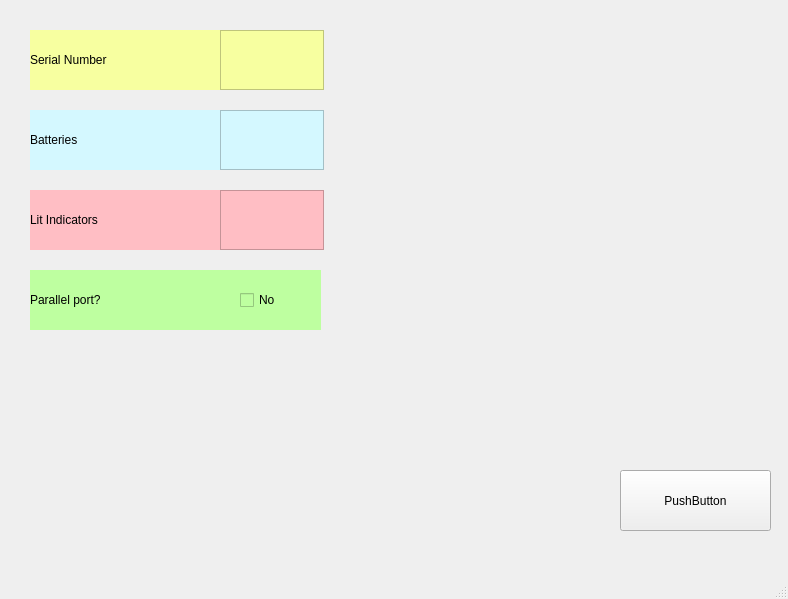
<?xml version="1.0" encoding="UTF-8"?>
<ui version="4.0">
 <class>MainWindow</class>
 <widget class="QMainWindow" name="MainWindow">
  <property name="geometry">
   <rect>
    <x>0</x>
    <y>0</y>
    <width>788</width>
    <height>599</height>
   </rect>
  </property>
  <property name="windowTitle">
   <string>MainWindow</string>
  </property>
  <widget class="QWidget" name="centralwidget">
   <widget class="QLabel" name="serial_lbl">
    <property name="geometry">
     <rect>
      <x>30</x>
      <y>30</y>
      <width>220</width>
      <height>60</height>
     </rect>
    </property>
    <property name="styleSheet">
     <string notr="true">font: 12pt &quot;OCR A Extended&quot;;
background-color: rgb(247, 255, 160);</string>
    </property>
    <property name="text">
     <string>Serial Number</string>
    </property>
   </widget>
   <widget class="QPushButton" name="submit_btn">
    <property name="geometry">
     <rect>
      <x>620</x>
      <y>470</y>
      <width>151</width>
      <height>61</height>
     </rect>
    </property>
    <property name="styleSheet">
     <string notr="true">font: 12pt &quot;OCR A Extended&quot;;</string>
    </property>
    <property name="text">
     <string>PushButton</string>
    </property>
   </widget>
   <widget class="QTextEdit" name="serial_txt">
    <property name="geometry">
     <rect>
      <x>220</x>
      <y>30</y>
      <width>104</width>
      <height>60</height>
     </rect>
    </property>
    <property name="styleSheet">
     <string notr="true">font: 12pt &quot;OCR A Extended&quot;;
background-color: rgb(247, 255, 160);</string>
    </property>
   </widget>
   <widget class="QLabel" name="battery_lbl">
    <property name="geometry">
     <rect>
      <x>30</x>
      <y>110</y>
      <width>220</width>
      <height>60</height>
     </rect>
    </property>
    <property name="styleSheet">
     <string notr="true">font: 12pt &quot;OCR A Extended&quot;;
background-color: rgb(212, 248, 255)</string>
    </property>
    <property name="text">
     <string>Batteries</string>
    </property>
   </widget>
   <widget class="QTextEdit" name="battery_txt">
    <property name="geometry">
     <rect>
      <x>220</x>
      <y>110</y>
      <width>104</width>
      <height>60</height>
     </rect>
    </property>
    <property name="styleSheet">
     <string notr="true">font: 12pt &quot;OCR A Extended&quot;;
background-color: rgb(212, 248, 255)</string>
    </property>
   </widget>
   <widget class="QTextEdit" name="lit_txt">
    <property name="geometry">
     <rect>
      <x>220</x>
      <y>190</y>
      <width>104</width>
      <height>60</height>
     </rect>
    </property>
    <property name="styleSheet">
     <string notr="true">font: 12pt &quot;OCR A Extended&quot;;
background-color: rgb(255, 190, 196)</string>
    </property>
   </widget>
   <widget class="QLabel" name="lit_lbl">
    <property name="geometry">
     <rect>
      <x>30</x>
      <y>190</y>
      <width>220</width>
      <height>60</height>
     </rect>
    </property>
    <property name="styleSheet">
     <string notr="true">font: 12pt &quot;OCR A Extended&quot;;
background-color: rgb(255, 190, 196)</string>
    </property>
    <property name="text">
     <string>Lit Indicators</string>
    </property>
   </widget>
   <widget class="QLabel" name="parallelPort_lbl">
    <property name="geometry">
     <rect>
      <x>30</x>
      <y>270</y>
      <width>291</width>
      <height>60</height>
     </rect>
    </property>
    <property name="styleSheet">
     <string notr="true">font: 12pt &quot;OCR A Extended&quot;;
background-color: rgb(190, 255, 160);</string>
    </property>
    <property name="text">
     <string>Parallel port?</string>
    </property>
   </widget>
   <widget class="QCheckBox" name="parallelPort_checkBox">
    <property name="geometry">
     <rect>
      <x>240</x>
      <y>270</y>
      <width>81</width>
      <height>60</height>
     </rect>
    </property>
    <property name="styleSheet">
     <string notr="true">font: 12pt &quot;OCR A Extended&quot;;
background-color: rgb(190, 255, 160);</string>
    </property>
    <property name="text">
     <string>No</string>
    </property>
   </widget>
   <zorder>serial_lbl</zorder>
   <zorder>submit_btn</zorder>
   <zorder>serial_txt</zorder>
   <zorder>battery_lbl</zorder>
   <zorder>battery_txt</zorder>
   <zorder>lit_lbl</zorder>
   <zorder>lit_txt</zorder>
   <zorder>parallelPort_lbl</zorder>
   <zorder>parallelPort_checkBox</zorder>
  </widget>
  <widget class="QMenuBar" name="menubar">
   <property name="geometry">
    <rect>
     <x>0</x>
     <y>0</y>
     <width>788</width>
     <height>26</height>
    </rect>
   </property>
  </widget>
  <widget class="QStatusBar" name="statusbar"/>
 </widget>
 <resources/>
 <connections/>
</ui>
